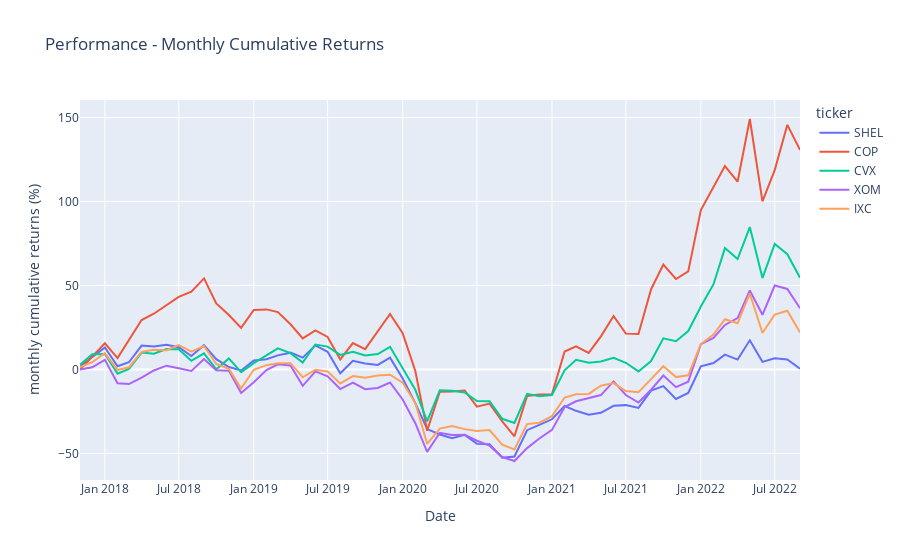

Notebook cell for this chart:
### Code cell
fig = px.line(df1, x='Date',
              y='cumul_monthly_return_pct', color='ticker',
              title='Performance - Monthly Cumulative Returns',
              labels={'cumul_monthly_return_pct':'monthly cumulative returns (%)'})
fig.show()
